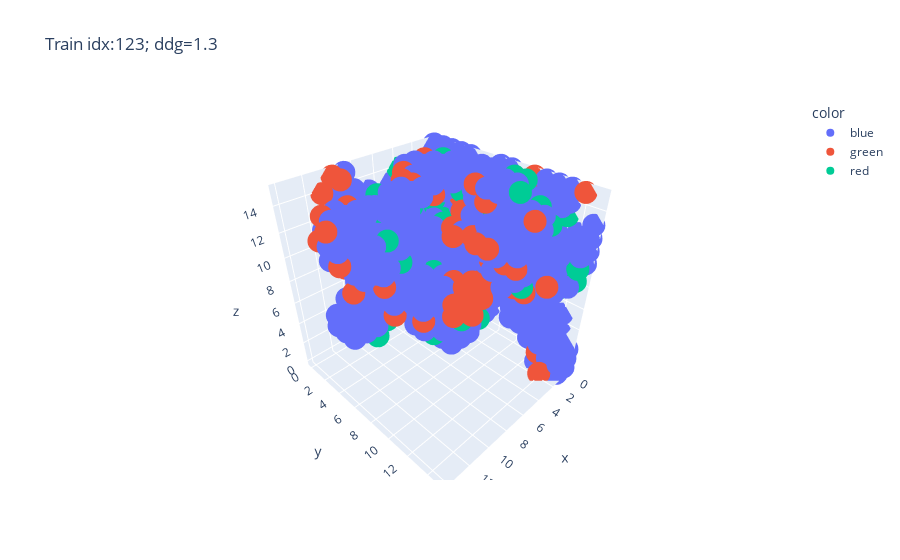
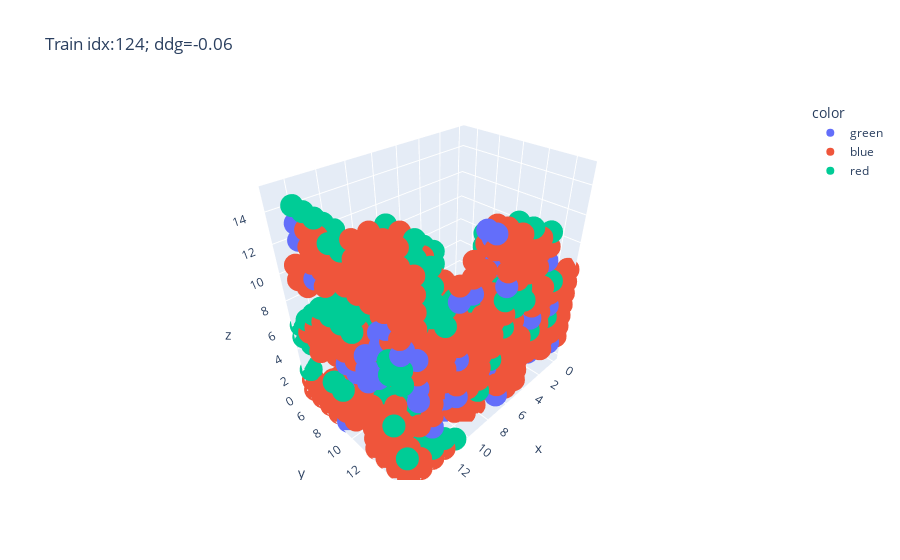
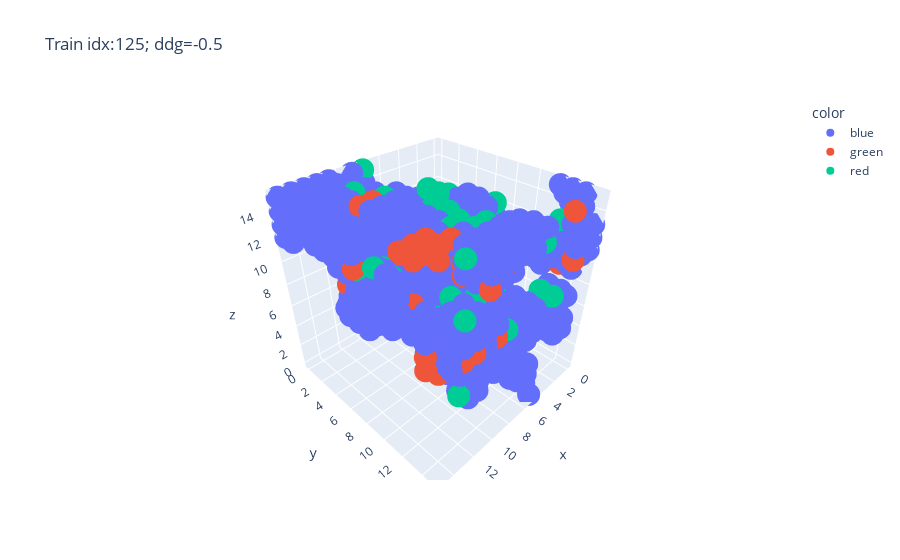
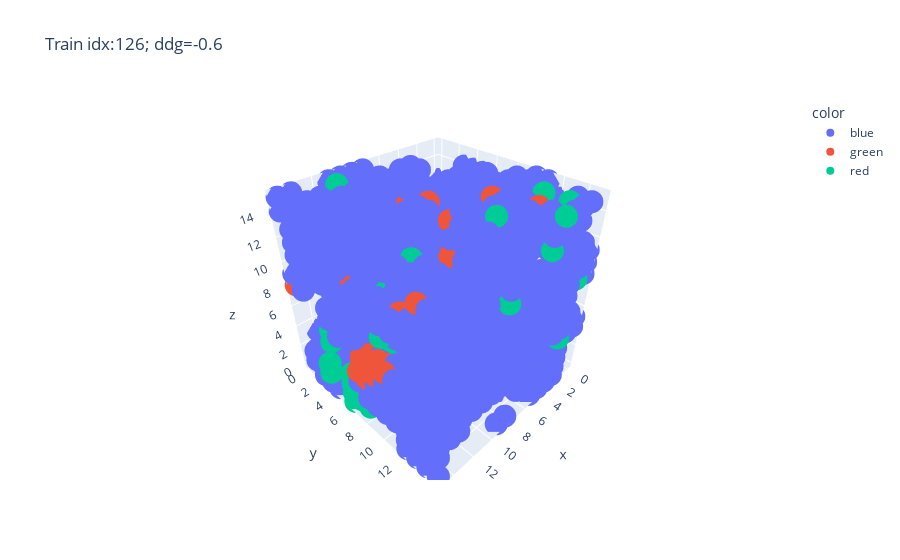

These figures' notebook cell, in order:
### Markdown cell above
## Plotting voxel representation of features

In the following plots we use 3D scatterplot to demonstrate training samples. 
Specifically we plot `occupancy` feature that represents probability that certain voxel is occpupied by an atom.
Recall that each training/test sample uses a combination of wildetype+mutant features. So we use the following color-coding:
* blue color represents voxels that are occupied in both wildtype and mutant structures 
* red color represents voxels that are occupied only in the mutant structure
* green color represents voxels that are occupied only in the wildtype structure

### Code cell
from plotly.offline import init_notebook_mode
init_notebook_mode(connected=True)

def plot_voxels():
    for i in [123, 124, 125, 126]:
        df = pd.DataFrame([(x, y1, z) for x in range(16) for y1 in range(16) for z in range(16)], columns=['x', 'y', 'z'])
        df['occupancy1'] = X[i, :, :, :, 6].flatten() > 0.9
        df['occupancy2'] = X[i, :, :, :, 13].flatten() > 0.9
        df.loc[df.occupancy1 | df.occupancy2, 'color'] = 'blue'
        df.loc[~df.occupancy1 & df.occupancy2, 'color'] = 'red'
        df.loc[df.occupancy1 & ~df.occupancy2, 'color'] = 'green'
        ddg = df_train.ddg[i]
        fig = px.scatter_3d(df.dropna(), x='x', y='y', z='z', color='color', title=f"Train idx:{i}; ddg={ddg}")
        fig.show()

plot_voxels()

### Figure 1 — Plotly figure (JSON) as saved in the notebook; plotly's stock layout.template omitted (floating-point values rounded to 4 significant figures; data arrays with more than 128 entries replaced by an {"elided": "..."} marker saying what was removed)
{"data": [{"hovertemplate": "color=blue<br>x=%{x}<br>y=%{y}<br>z=%{z}<extra></extra>", "legendgroup": "blue", "marker": {"color": "#636efa", "symbol": "circle"}, "mode": "markers", "name": "blue", "scene": "scene", "showlegend": true, "x": {"elided": "800 int values"}, "y": {"elided": "800 int values"}, "z": {"elided": "800 int values"}, "type": "scatter3d"}, {"hovertemplate": "color=green<br>x=%{x}<br>y=%{y}<br>z=%{z}<extra></extra>", "legendgroup": "green", "marker": {"color": "#EF553B", "symbol": "circle"}, "mode": "markers", "name": "green", "scene": "scene", "showlegend": true, "x": [0, 0, 0, 0, 0, 0, 0, 1, 1, 1, 1, 1, 1, 1, 1, 1, 1, 1, 1, 1, 2, 2, 2, 2, 3, 3, 3, 3, 3, 3, 3, 4, 4, 4, 4, 4, 4, 4, 4, 4, 5, 5, 5, 5, 5, 5, 6, 6, 6, 6, 6, 6, 6, 6, 6, 6, 7, 7, 7, 7, 7, 7, 7, 7, 7, 7, 8, 8, 8, 8, 8, 8, 9, 9, 9, 10, 10, 10, 10, 10, 10, 10, 11, 11, 12, 12, 12, 13, 13, 14, 14, 14], "y": [1, 3, 7, 9, 9, 10, 14, 0, 3, 4, 4, 5, 6, 6, 7, 7, 10, 10, 11, 13, 5, 5, 10, 14, 1, 1, 2, 6, 9, 10, 14, 4, 6, 8, 8, 9, 10, 11, 12, 13, 7, 8, 9, 9, 9, 10, 2, 3, 8, 9, 9, 10, 10, 10, 10, 11, 0, 2, 4, 4, 5, 9, 9, 10, 10, 10, 1, 1, 6, 7, 10, 10, 0, 4, 8, 0, 1, 4, 4, 5, 5, 6, 0, 3, 3, 4, 5, 3, 5, 4, 5, 6], "z": [13, 7, 8, 5, 13, 15, 15, 8, 8, 12, 13, 9, 2, 10, 6, 8, 6, 12, 6, 1, 4, 5, 11, 0, 12, 14, 15, 12, 9, 11, 9, 13, 11, 11, 15, 14, 8, 10, 10, 14, 11, 7, 6, 7, 8, 7, 10, 15, 8, 7, 8, 6, 7, 8, 12, 12, 6, 6, 8, 15, 15, 7, 9, 7, 8, 9, 5, 8, 5, 5, 7, 8, 12, 13, 6, 15, 15, 10, 11, 8, 10, 6, 14, 14, 12, 8, 11, 14, 11, 13, 14, 12], "type": "scatter3d"}, {"hovertemplate": "color=red<br>x=%{x}<br>y=%{y}<br>z=%{z}<extra></extra>", "legendgroup": "red", "marker": {"color": "#00cc96", "symbol": "circle"}, "mode": "markers", "name": "red", "scene": "scene", "showlegend": true, "x": [0, 0, 0, 0, 0, 1, 1, 1, 1, 1, 1, 1, 1, 1, 1, 2, 2, 2, 2, 2, 2, 2, 2, 3, 3, 3, 3, 3, 3, 3, 3, 3, 3, 4, 4, 4, 4, 4, 4, 4, 5, 5, 5, 5, 5, 5, 6, 6, 7, 7, 7, 7, 8, 8, 10, 10, 10, 11, 11], "y": [7, 10, 13, 13, 14, 0, 1, 6, 7, 9, 10, 11, 14, 15, 15, 3, 3, 5, 8, 10, 10, 12, 13, 0, 3, 3, 4, 4, 6, 8, 9, 11, 12, 0, 1, 1, 3, 5, 7, 9, 1, 1, 3, 3, 3, 8, 6, 9, 1, 2, 2, 7, 3, 6, 5, 5, 7, 5, 7], "z": [9, 10, 9, 13, 9, 5, 5, 3, 3, 15, 15, 9, 8, 9, 10, 10, 15, 13, 13, 8, 12, 14, 13, 13, 8, 12, 9, 10, 8, 9, 13, 15, 8, 14, 7, 13, 6, 11, 8, 4, 4, 11, 6, 11, 12, 6, 8, 5, 13, 8, 9, 3, 7, 14, 5, 14, 11, 4, 13], "type": "scatter3d"}], "layout": {"scene": {"domain": {"x": [0, 1], "y": [0, 1]}, "xaxis": {"title": {"text": "x"}, "type": "linear"}, "yaxis": {"title": {"text": "y"}, "type": "linear"}, "zaxis": {"title": {"text": "z"}, "type": "linear"}, "aspectratio": {"x": 0.955, "y": 1.023, "z": 1.023}, "aspectmode": "auto"}, "legend": {"title": {"text": "color"}, "tracegroupgap": 0}, "title": {"text": "Train idx:123; ddg=1.3"}}}

### Figure 2 — Plotly figure (JSON) as saved in the notebook; plotly's stock layout.template omitted (floating-point values rounded to 4 significant figures; data arrays with more than 128 entries replaced by an {"elided": "..."} marker saying what was removed)
{"data": [{"hovertemplate": "color=green<br>x=%{x}<br>y=%{y}<br>z=%{z}<extra></extra>", "legendgroup": "green", "marker": {"color": "#636efa", "symbol": "circle"}, "mode": "markers", "name": "green", "scene": "scene", "showlegend": true, "x": [0, 1, 1, 2, 2, 2, 3, 3, 3, 3, 3, 3, 4, 4, 4, 4, 4, 4, 5, 5, 5, 5, 6, 6, 6, 6, 6, 7, 7, 7, 7, 7, 7, 8, 8, 8, 8, 8, 8, 8, 8, 9, 9, 10, 10, 10, 10, 10, 10, 11, 11, 11, 11, 11, 11, 11, 11, 11, 11, 11, 12, 12, 12, 12, 13, 13, 13, 13, 13, 13, 13, 13, 13, 13, 14, 14, 14, 14, 14, 14, 14, 14, 14, 14, 14, 15, 15, 15, 15, 15, 15, 15, 15, 15, 15, 15, 15], "y": [13, 14, 15, 13, 14, 15, 11, 12, 13, 14, 14, 15, 11, 11, 12, 12, 14, 15, 9, 12, 12, 13, 11, 12, 13, 14, 14, 8, 9, 14, 14, 15, 15, 8, 8, 9, 10, 11, 11, 12, 13, 11, 13, 11, 12, 12, 13, 13, 15, 9, 11, 12, 13, 13, 13, 14, 14, 15, 15, 15, 7, 9, 12, 14, 7, 7, 11, 12, 12, 13, 13, 14, 14, 15, 9, 11, 12, 12, 13, 14, 14, 14, 15, 15, 15, 7, 7, 8, 9, 10, 11, 12, 12, 12, 13, 14, 15], "z": [5, 5, 2, 1, 1, 6, 5, 11, 2, 2, 7, 10, 8, 11, 7, 11, 11, 6, 2, 6, 7, 3, 3, 3, 12, 2, 3, 3, 0, 11, 13, 1, 10, 1, 2, 5, 5, 2, 5, 5, 5, 3, 8, 3, 0, 3, 0, 6, 11, 3, 8, 1, 1, 3, 7, 3, 5, 4, 7, 11, 0, 3, 4, 7, 0, 4, 11, 5, 6, 5, 7, 6, 7, 3, 3, 7, 8, 9, 8, 8, 9, 11, 6, 7, 9, 13, 14, 11, 0, 6, 6, 6, 7, 8, 7, 11, 10], "type": "scatter3d"}, {"hovertemplate": "color=blue<br>x=%{x}<br>y=%{y}<br>z=%{z}<extra></extra>", "legendgroup": "blue", "marker": {"color": "#EF553B", "symbol": "circle"}, "mode": "markers", "name": "blue", "scene": "scene", "showlegend": true, "x": {"elided": "623 int values"}, "y": {"elided": "623 int values"}, "z": {"elided": "623 int values"}, "type": "scatter3d"}, {"hovertemplate": "color=red<br>x=%{x}<br>y=%{y}<br>z=%{z}<extra></extra>", "legendgroup": "red", "marker": {"color": "#00cc96", "symbol": "circle"}, "mode": "markers", "name": "red", "scene": "scene", "showlegend": true, "x": {"elided": "139 int values"}, "y": {"elided": "139 int values"}, "z": {"elided": "139 int values"}, "type": "scatter3d"}], "layout": {"scene": {"domain": {"x": [0, 1], "y": [0, 1]}, "xaxis": {"title": {"text": "x"}, "type": "linear"}, "yaxis": {"title": {"text": "y"}, "type": "linear"}, "zaxis": {"title": {"text": "z"}, "type": "linear"}, "aspectratio": {"x": 1.145, "y": 0.7631, "z": 1.145}, "aspectmode": "auto"}, "legend": {"title": {"text": "color"}, "tracegroupgap": 0}, "title": {"text": "Train idx:124; ddg=-0.06"}}}

### Figure 3 — Plotly figure (JSON) as saved in the notebook; plotly's stock layout.template omitted (floating-point values rounded to 4 significant figures; data arrays with more than 128 entries replaced by an {"elided": "..."} marker saying what was removed)
{"data": [{"hovertemplate": "color=blue<br>x=%{x}<br>y=%{y}<br>z=%{z}<extra></extra>", "legendgroup": "blue", "marker": {"color": "#636efa", "symbol": "circle"}, "mode": "markers", "name": "blue", "scene": "scene", "showlegend": true, "x": {"elided": "797 int values"}, "y": {"elided": "797 int values"}, "z": {"elided": "797 int values"}, "type": "scatter3d"}, {"hovertemplate": "color=green<br>x=%{x}<br>y=%{y}<br>z=%{z}<extra></extra>", "legendgroup": "green", "marker": {"color": "#EF553B", "symbol": "circle"}, "mode": "markers", "name": "green", "scene": "scene", "showlegend": true, "x": [0, 2, 2, 3, 3, 3, 3, 4, 4, 4, 5, 5, 5, 5, 6, 6, 6, 6, 6, 6, 6, 6, 7, 7, 7, 7, 7, 8, 8, 8, 8, 9, 9, 9, 9, 10, 10, 10, 10, 10, 11, 11, 11, 11, 11, 11, 11, 12, 12, 12, 12, 12, 12, 12, 12, 13, 13, 13, 13, 13, 13, 13, 14, 14, 14, 14, 14, 14, 15, 15, 15], "y": [13, 7, 15, 6, 7, 8, 15, 6, 7, 8, 5, 5, 6, 8, 5, 5, 5, 6, 8, 8, 9, 9, 7, 9, 11, 13, 14, 4, 12, 13, 14, 3, 4, 5, 14, 1, 4, 5, 12, 15, 0, 5, 6, 11, 12, 13, 15, 4, 5, 5, 11, 11, 12, 12, 15, 4, 10, 11, 11, 12, 14, 15, 4, 6, 11, 11, 12, 14, 8, 14, 14], "z": [9, 12, 11, 12, 11, 11, 15, 12, 11, 11, 12, 13, 11, 12, 12, 13, 14, 11, 7, 8, 7, 8, 12, 7, 3, 14, 14, 13, 5, 13, 13, 13, 12, 12, 13, 11, 11, 11, 13, 9, 12, 15, 13, 14, 15, 13, 13, 6, 6, 15, 14, 15, 14, 15, 9, 9, 14, 14, 15, 15, 8, 9, 12, 13, 11, 15, 12, 8, 13, 9, 10], "type": "scatter3d"}, {"hovertemplate": "color=red<br>x=%{x}<br>y=%{y}<br>z=%{z}<extra></extra>", "legendgroup": "red", "marker": {"color": "#00cc96", "symbol": "circle"}, "mode": "markers", "name": "red", "scene": "scene", "showlegend": true, "x": [1, 2, 4, 4, 5, 6, 6, 6, 6, 7, 7, 7, 7, 8, 8, 8, 8, 8, 8, 8, 8, 8, 9, 9, 9, 9, 9, 9, 9, 10, 10, 10, 11, 11, 11, 12, 12, 12, 12, 12, 13, 13, 13, 14, 14, 15], "y": [13, 8, 14, 15, 6, 8, 13, 14, 15, 6, 7, 8, 10, 0, 0, 7, 7, 8, 11, 11, 12, 12, 9, 9, 10, 10, 12, 12, 15, 5, 8, 11, 3, 13, 14, 3, 5, 12, 13, 14, 9, 9, 15, 2, 7, 10], "z": [13, 13, 9, 9, 14, 13, 9, 9, 14, 15, 15, 14, 8, 13, 15, 13, 14, 13, 5, 13, 14, 15, 14, 15, 14, 15, 9, 15, 9, 15, 13, 15, 15, 3, 12, 14, 12, 10, 12, 15, 12, 14, 12, 14, 12, 14], "type": "scatter3d"}], "layout": {"scene": {"domain": {"x": [0, 1], "y": [0, 1]}, "xaxis": {"title": {"text": "x"}, "type": "linear"}, "yaxis": {"title": {"text": "y"}, "type": "linear"}, "zaxis": {"title": {"text": "z"}, "type": "linear"}, "aspectratio": {"x": 1.0, "y": 1.0, "z": 1.0}, "aspectmode": "auto"}, "legend": {"title": {"text": "color"}, "tracegroupgap": 0}, "title": {"text": "Train idx:125; ddg=-0.5"}}}

### Figure 4 — Plotly figure (JSON) as saved in the notebook; plotly's stock layout.template omitted (floating-point values rounded to 4 significant figures; data arrays with more than 128 entries replaced by an {"elided": "..."} marker saying what was removed)
{"data": [{"hovertemplate": "color=blue<br>x=%{x}<br>y=%{y}<br>z=%{z}<extra></extra>", "legendgroup": "blue", "marker": {"color": "#636efa", "symbol": "circle"}, "mode": "markers", "name": "blue", "scene": "scene", "showlegend": true, "x": {"elided": "1671 int values"}, "y": {"elided": "1671 int values"}, "z": {"elided": "1671 int values"}, "type": "scatter3d"}, {"hovertemplate": "color=green<br>x=%{x}<br>y=%{y}<br>z=%{z}<extra></extra>", "legendgroup": "green", "marker": {"color": "#EF553B", "symbol": "circle"}, "mode": "markers", "name": "green", "scene": "scene", "showlegend": true, "x": [0, 0, 0, 0, 1, 1, 1, 1, 2, 4, 5, 5, 5, 5, 5, 6, 6, 7, 7, 8, 8, 8, 8, 8, 8, 8, 9, 9, 9, 9, 9, 9, 9, 9, 9, 9, 9, 10, 10, 10, 10, 10, 10, 10, 10, 10, 11, 11, 11, 11, 11, 11, 11, 11, 11, 11, 11, 11, 12, 12, 12, 12, 12, 12, 12, 12, 12, 12, 12, 12, 12, 13, 13, 13, 13, 13, 14, 14, 14, 14, 14, 14, 14, 14, 15, 15, 15, 15, 15, 15], "y": [8, 10, 11, 12, 3, 5, 8, 8, 0, 13, 1, 3, 10, 13, 14, 2, 12, 6, 8, 2, 4, 5, 5, 6, 8, 9, 2, 3, 3, 3, 4, 4, 4, 6, 8, 9, 13, 3, 3, 3, 3, 4, 4, 5, 11, 11, 0, 3, 3, 3, 4, 4, 4, 4, 5, 7, 7, 12, 2, 2, 3, 4, 4, 5, 5, 8, 8, 8, 9, 9, 10, 1, 6, 8, 9, 9, 1, 5, 6, 7, 8, 8, 9, 9, 0, 7, 8, 8, 9, 10], "z": [0, 14, 14, 6, 6, 0, 0, 4, 10, 15, 10, 12, 15, 10, 3, 6, 9, 14, 3, 5, 7, 8, 14, 4, 6, 14, 3, 6, 7, 8, 6, 7, 8, 4, 4, 5, 9, 5, 6, 7, 8, 5, 8, 8, 4, 13, 14, 5, 6, 7, 5, 6, 7, 8, 4, 7, 12, 14, 0, 1, 6, 5, 6, 5, 6, 2, 3, 4, 3, 4, 10, 0, 4, 4, 3, 4, 0, 10, 4, 4, 4, 5, 3, 4, 8, 4, 4, 5, 5, 6], "type": "scatter3d"}, {"hovertemplate": "color=red<br>x=%{x}<br>y=%{y}<br>z=%{z}<extra></extra>", "legendgroup": "red", "marker": {"color": "#00cc96", "symbol": "circle"}, "mode": "markers", "name": "red", "scene": "scene", "showlegend": true, "x": [1, 2, 2, 2, 2, 3, 3, 4, 4, 4, 4, 5, 5, 6, 6, 6, 7, 7, 8, 8, 9, 9, 11, 11, 11, 11, 12, 12, 12, 12, 12, 12, 12, 12, 12, 13, 13, 13, 14, 14, 14, 14, 14, 14, 14, 15, 15, 15, 15, 15, 15, 15, 15, 15, 15, 15], "y": [15, 12, 14, 14, 15, 10, 11, 7, 11, 14, 15, 13, 15, 3, 13, 14, 4, 12, 6, 6, 0, 15, 1, 6, 7, 8, 2, 3, 3, 7, 7, 7, 7, 8, 8, 2, 6, 11, 2, 5, 6, 6, 7, 8, 12, 3, 3, 4, 6, 6, 6, 6, 7, 7, 8, 10], "z": [9, 15, 4, 15, 4, 14, 14, 8, 3, 8, 15, 2, 13, 2, 4, 1, 0, 15, 6, 8, 12, 11, 15, 4, 4, 4, 9, 0, 1, 3, 5, 6, 10, 5, 6, 3, 1, 14, 3, 1, 0, 1, 1, 1, 15, 1, 2, 6, 0, 1, 2, 3, 1, 2, 1, 9], "type": "scatter3d"}], "layout": {"scene": {"domain": {"x": [0, 1], "y": [0, 1]}, "xaxis": {"title": {"text": "x"}, "type": "linear"}, "yaxis": {"title": {"text": "y"}, "type": "linear"}, "zaxis": {"title": {"text": "z"}, "type": "linear"}, "aspectratio": {"x": 1.0, "y": 1.0, "z": 1.0}, "aspectmode": "auto"}, "legend": {"title": {"text": "color"}, "tracegroupgap": 0}, "title": {"text": "Train idx:126; ddg=-0.6"}}}
